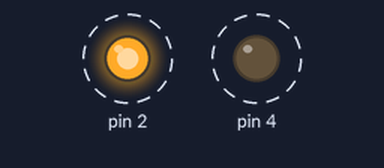
A sketch run on a simulated Arduino Uno, built with avr-gcc and run on an emulated ATmega328P. Parts: output pins drawn as LEDs (lit = HIGH). Dashed ring = blinking.

Above: at 0.5 s.
Timing chart, 0 to 4.6 s (numbered marks = the images above):
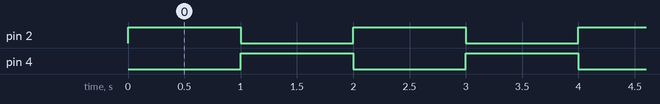

Measured:
- by itself, pin 2, pin 4: alternates HIGH for 1.0 s and LOW for 1.0 s

The sketch:

codigo.ino
```cpp
// C++ code
//
void setup()
{
  pinMode(2, OUTPUT);
  pinMode(4, OUTPUT);
}

void loop()
{
  digitalWrite(2, HIGH);
  digitalWrite(4, LOW);
  delay(1000); // Wait for 1000 millisecond(s)
  digitalWrite(2, LOW);
  digitalWrite(4, HIGH);
  delay(1000); // Wait for 1000 millisecond(s)

}

// C++ code
//
```
